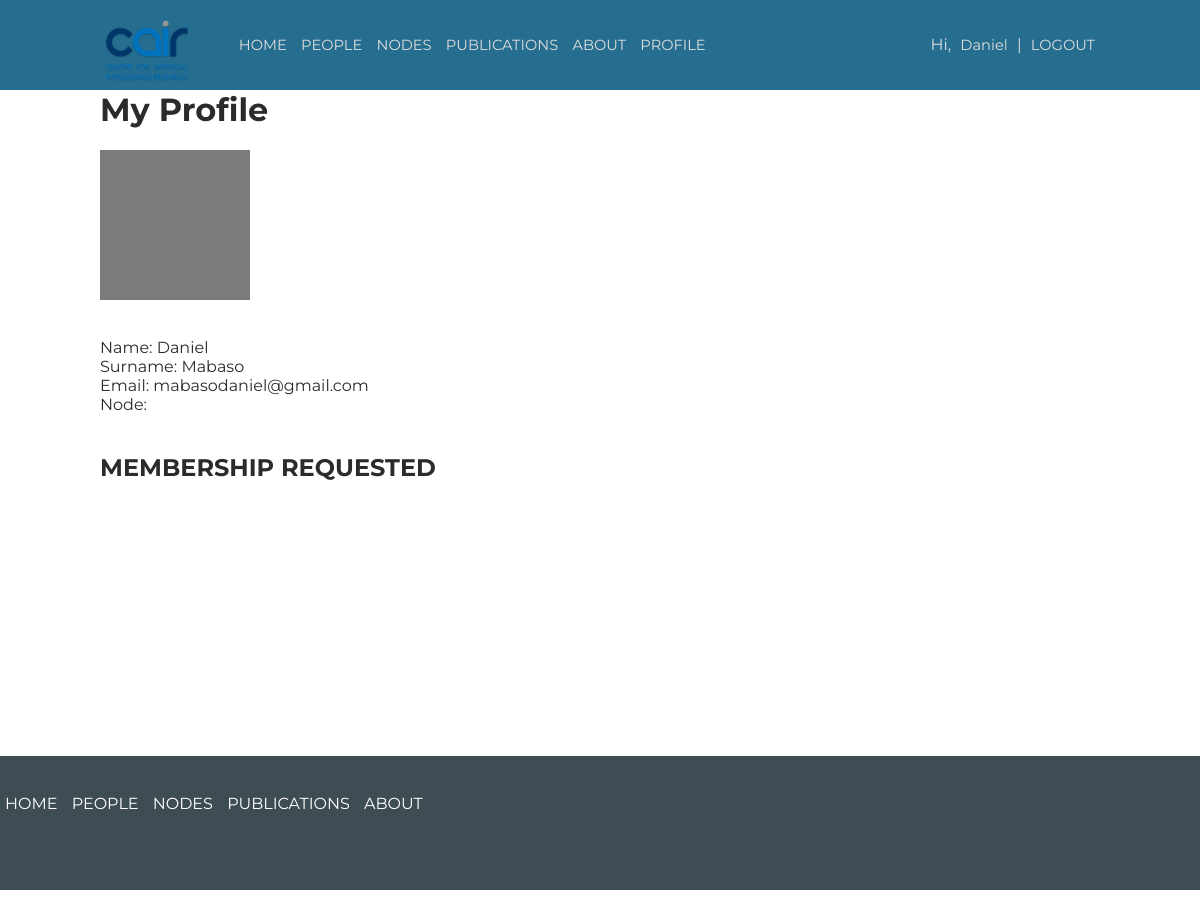
The page /profile.php (signed in) on the database as committed earlier.
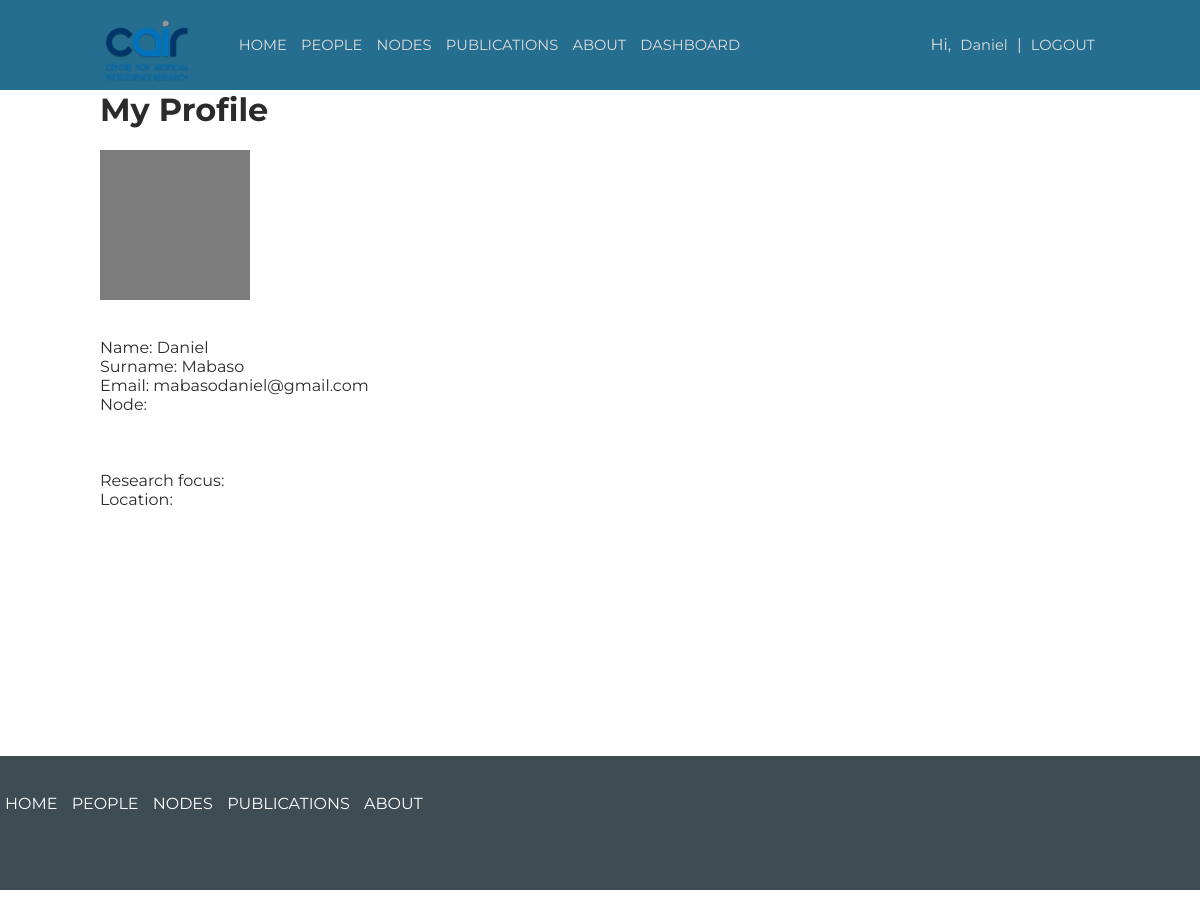
The same page on the database as committed later.
### assets/php/classes/person.php (called while the page is built, shortened)
<?php
class Person{
    var $name;
    var $surname;
    var $email;
    var $permission;
    function __construct(){
        $this->name = "";
        $this->surname = "";
        $this->email = "";
        $this->permission = -1;
    }
    function set_details($user_name, $user_surname, $user_email, $user_permission, $user_node_id){
        $this->name = $user_name;
        $this->surname = $user_surname;
        $this->email = $user_email;
        $this->permission = $user_permission;
    }
    function get_name(){
        return $this -> name;
    }
    function get_surname(){
        return $this -> surname;
    }
    function get_email(){
        return $this -> email;
    }
    function get_permission(){
        return $this -> permission;
    }
}
?>

### assets/php/fetch_data.php (called while the page is built, shortened)
<?php
    include './assets/php/connection.php';
    $query2 = "SELECT * FROM users";
    $people_from_db = mysqli_query($dbc, $query2);
?>

### profile.php (the view, shortened to what this page needs)
<html lang="en">
<head>
    <?php include './assets/php/dependencies.php';?>
</head>
<body>
    <?php include './assets/php/header.php';?>
<div class="container">
            <h1>My Profile</h1>
            <div id="profile-pic"></div>
            <br>
            <br> Name:
            <?php echo $user->get_name();?>
                <br> Surname:
                <?php echo $user->get_surname();?>
                    <br> Email:
                    <?php echo $user->get_email();?>
                        <br>Node: <?php
    ?><br>
                        <br>
                        <?php if($user_permission == 4){
        echo "<h2>MEMBERSHIP REJECTED</h2> Your application to become a CAIR member has been rejected. Please ensure that the necessary procedures have been followed before applying to become a CAIR member. To request new membership, please contact the your node administrator.";
    }
    else if($user_permission == 0){
        echo "<h2>MEMBERSHIP REQUESTED</h2>";
    }else if ($user_permission == 1 || $user_permission == 2){
        echo "<br>
        <br>Research focus:<br>Location:";
    }
    ?>
 <br>
 <br>
 </div>
 <?php include './assets/php/footer.php';?>
</body>
</html>

### assets/php/header.php (shortened to what this page needs)
<?php
include_once './assets/php/session.php';
?>
<div id="header-panel">
    <a href="./"><div class="float-left"><img src="./assets/images/cair-logo.png" alt="CAIR logo" class="header-logo"></div></a>
    <div class="float-left"><a href='./'>HOME</a>
    <a href='./people.php'>PEOPLE</a>
    <a href='./nodes.php'>NODES</a>
    <a href='./publications.php'>PUBLICATIONS</a>
        <a href='./about.php'>ABOUT</a>
        <?php
    if (isset($_SESSION['user'])){
        $user = unserialize($_SESSION['user']);
        $user_permission = $user->get_permission();
    }else{
        $user_permission = 0;
    }
        if (isset($_SESSION) && $_SESSION['logged_in'] == 'true'){
            if ($user_permission == 0 || $user_permission == 4){
            echo "
            <a href='./profile.php'>PROFILE</a> ";}
            if (($user_permission == 1) || ($user_permission == 2) || ($user_permission == 3) ){
            echo " <a href='./dashboard.php'>DASHBOARD</a> ";} ?>
            </div>
            <div style="float: right">
            <?php
                $n = $user->get_name();
            echo "Hi, <a href='profile.php'>$n</a> | <a href='./logout.php'>LOGOUT</a>";?>
            </div>
            <?php
        }
        else{
            echo "</div>";
        }
    ?>
</div>

Rows that differ between the two databases and show on the page:
changed users "Daniel": user_permission 0 → 1 (drawn)
Other text that changed with them:
text no longer shown: "PROFILE MEMBERSHIP REQUESTED"
text now shown: "DASHBOARD Research focus: Location:"
